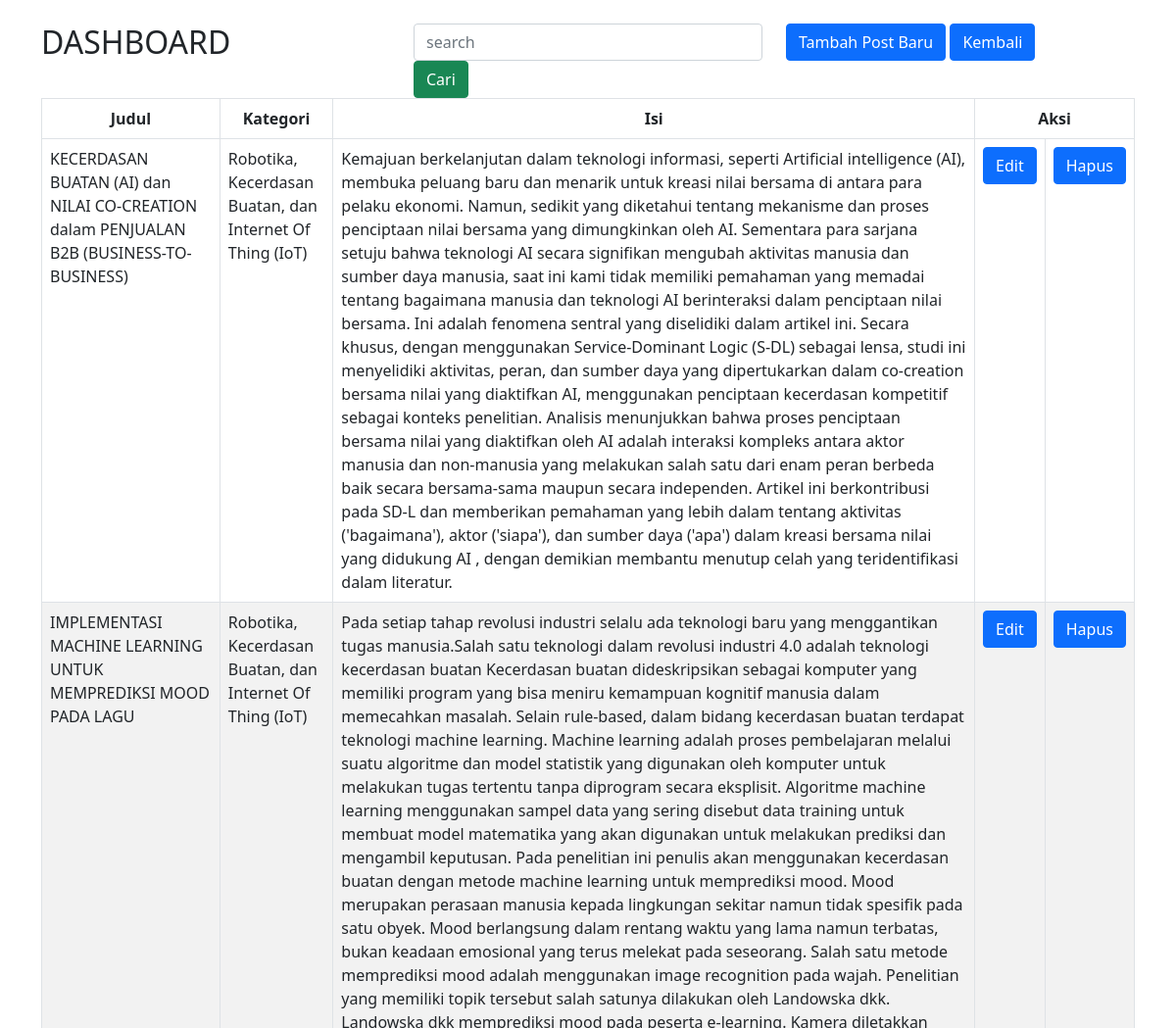
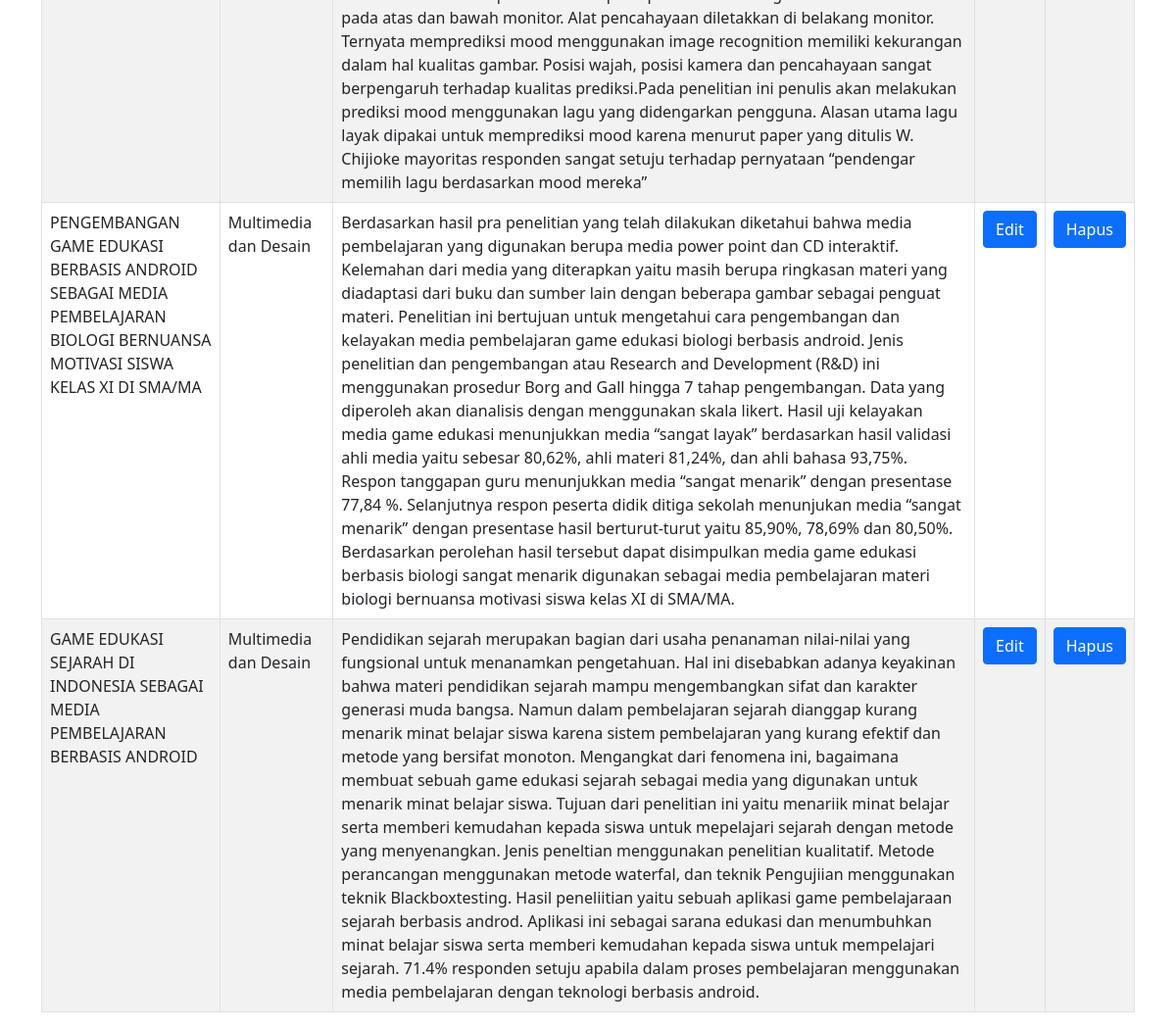
Page /index.php/alghi/home/search on the committed database (2 pictures, top to bottom).
### tables this page shows
CREATE TABLE `alghi_post` (
  `id_posts` int(11) NOT NULL,
  `id_kategori` int(11) NOT NULL,
  `user_id` bigint(20) NOT NULL,
  `Judul` varchar(255) NOT NULL,
  `Kategori` varchar(255) NOT NULL,
  `Isi` text NOT NULL
);

### application/controllers/alghi/Home.php (called while the page is built, shortened)
<?php
class Home extends CI_Controller {
	public function __construct()
	{
		$this->load->model('/alghi/Alghi_Post');
	}
	public function search(){
		$keyword = $this->input->post('keyword');
		$DATA['posts']= $this->Alghi_Post->get_keyword($keyword);
		$this->load->view('/alghi/VDashboard', $DATA);
	}
}

### index.php (called while the page is built, shortened)
<?php
require_once BASEPATH.'core/CodeIgniter.php';

### application/models/alghi/Alghi_Post.php (called while the page is built, shortened)
<?php
class Alghi_Post extends CI_Model {
    public function get_keyword($keyword){
        $this->db->select('*');
        $this->db->from('alghi_post');
        $this->db->like('Judul', $keyword);
        $this->db->or_like('Kategori', $keyword);
        $this->db->or_like('Isi', $keyword);
        return $this->db->get()->result();
    }
}

### application/views/alghi/VDashboard.php (the view, shortened to what this page needs)
<!DOCTYPE html>
<head>
  <?php $this->load->view("alghi/partials/head.php") ?>
</head>
<body>
<div class="container-lg mt-4">
    <div class="table-responsive">
        <div class="table-wrapper">
            <div class="table-title">
                <div class="row">
                    <div class="col-md-4"><h2>DASHBOARD</h2></div>
                    <div class="navbar-form col-md-4" >
            <?php echo form_open('alghi/home/search')?>
              <input type="text" name="keyword" class="form-control" placeholder="search">
              <button type="submit" class="btn btn-success">Cari</button>
            <?php echo form_close() ?>
          </div>
                    <div class="col-md-4">
                        <a href="<?php echo site_url('alghi/AddNew') ?>" class="btn btn-primary"><i class="fas fa-plus"></i> Tambah Post Baru</a>
                        <a href="<?php echo site_url('/alghi/Home') ?>" class="btn btn-primary"><i class="fas fa-plus"></i>
                        Kembali</a>
                    </div>
                </div>
            </div>
            <table class="table table-bordered table-hover">
                <thead>
                    <tr>
                        <th>Judul</th>
                        <th>Kategori</th>
                        <th>Isi</th>
                        <th colspan="2">Aksi</th>
                    </tr>
                </thead>
                <tbody>
                  <?php foreach ($posts as $post) : ?>
                    <tr>
                        <td><?php echo $post->Judul ?></td>
                        <td><?php echo $post->Kategori ?></td>
                        <td><?php echo $post->Isi ?></td>
                        <td><a href="<?php echo base_url('/alghi/AddNew/edit/')?><?php echo $post->id_posts ?>" class="btn btn-primary" >Edit</a>
                        <td><a href="<?php echo base_url('/alghi/AddNew/delete/')?><?php echo $post->id_posts ?>" class="btn btn-primary">Hapus</a>
                        </td>
                    </tr>
                <?php endforeach ?>
                </tbody>
            </table>
        </div>
    </div>
</div>
</body>
</html>

### application/views/alghi/partials/head.php (shortened to what this page needs)
<!DOCTYPE html>
<head>
    <link href="https://cdn.jsdelivr.net/npm/bootstrap@5.0.1/dist/css/bootstrap.min.css" rel="stylesheet"
>
    <link rel="stylesheet" href="https://cdn.jsdelivr.net/npm/bootstrap-icons@1.5.0/font/bootstrap-icons.css">
    <link rel="stylesheet" href="assets/css/style.css">
    </head>

### application/views/alghi/VDashboard.php (style rules this page uses)
th { text-align: center; }
tr:nth-child(even) { background-color: #f2f2f2; }

### rows in the picture
alghi_post: Judul "KECERDASAN BUATAN (AI) dan NILAI CO-CREATION dalam PENJUALAN B2B (BUSINESS-TO-BUSINESS)", Kategori "Robotika, Kecerdasan Buatan, dan Internet Of Thing (IoT)", Isi "Kemajuan berkelanjutan dalam teknologi informasi, seperti Artificial intelligence (AI), membuka peluang baru dan menarik untuk kreasi nilai bersama di antara para pelaku ekonomi. Namun, sedikit yang diketahui tentang mekanisme dan proses penciptaan nilai bersama yang dimungkinkan oleh AI. Sementara para sarjana setuju bahwa teknologi AI secara signifikan mengubah aktivitas manusia dan sumber daya manusia, saat ini kami tidak memiliki pemahaman yang memadai tentang bagaimana manusia dan teknologi AI berinteraksi dalam penciptaan nilai bersama. Ini adalah fenomena sentral yang diselidiki dalam artikel ini. Secara khusus, dengan menggunakan Service-Dominant Logic (S-DL) sebagai lensa, studi…"
alghi_post: Judul "IMPLEMENTASI MACHINE LEARNING UNTUK MEMPREDIKSI MOOD PADA LAGU", Kategori "Robotika, Kecerdasan Buatan, dan Internet Of Thing (IoT)", Isi "Pada setiap tahap revolusi industri selalu ada teknologi baru yang menggantikan tugas manusia.Salah satu teknologi dalam revolusi industri 4.0 adalah teknologi kecerdasan buatan Kecerdasan buatan dideskripsikan sebagai komputer yang memiliki program yang bisa meniru kemampuan kognitif manusia dalam memecahkan masalah. Selain rule-based, dalam bidang kecerdasan buatan terdapat teknologi machine learning. Machine learning adalah proses pembelajaran melalui suatu algoritme dan model statistik yang digunakan oleh komputer untuk melakukan tugas tertentu tanpa diprogram secara eksplisit. Algoritme machine learning menggunakan sampel data yang sering disebut data training untuk membuat model…"
alghi_post: Judul "PENGEMBANGAN GAME EDUKASI BERBASIS ANDROID SEBAGAI MEDIA PEMBELAJARAN BIOLOGI BERNUANSA MOTIVASI SISWA KELAS XI DI SMA/MA", Kategori "Multimedia dan Desain", Isi "Berdasarkan hasil pra penelitian yang telah dilakukan diketahui bahwa media pembelajaran yang digunakan berupa media power point dan CD interaktif. Kelemahan dari media yang diterapkan yaitu masih berupa ringkasan materi yang diadaptasi dari buku dan sumber lain dengan beberapa gambar sebagai penguat materi. Penelitian ini bertujuan untuk mengetahui cara pengembangan dan kelayakan media pembelajaran game edukasi biologi berbasis android. Jenis penelitian dan pengembangan atau Research and Development (R&D) ini menggunakan prosedur Borg and Gall hingga 7 tahap pengembangan. Data yang diperoleh akan dianalisis dengan menggunakan skala likert. Hasil uji kelayakan media game edukasi menunjukkan…"
alghi_post: Judul "GAME EDUKASI SEJARAH DI INDONESIA SEBAGAI MEDIA PEMBELAJARAN BERBASIS ANDROID", Kategori "Multimedia dan Desain", Isi "Pendidikan sejarah merupakan bagian dari usaha penanaman nilai-nilai yang fungsional untuk menanamkan pengetahuan. Hal ini disebabkan adanya keyakinan bahwa materi pendidikan sejarah mampu mengembangkan sifat dan karakter generasi muda bangsa. Namun dalam pembelajaran sejarah dianggap kurang menarik minat belajar siswa karena sistem pembelajaran yang kurang efektif dan metode yang bersifat monoton. Mengangkat dari fenomena ini, bagaimana membuat sebuah game edukasi sejarah sebagai media yang digunakan untuk menarik minat belajar siswa. Tujuan dari penelitian ini yaitu menariik minat belajar serta memberi kemudahan kepada siswa untuk mepelajari sejarah dengan metode yang menyenangkan. Jenis…"
